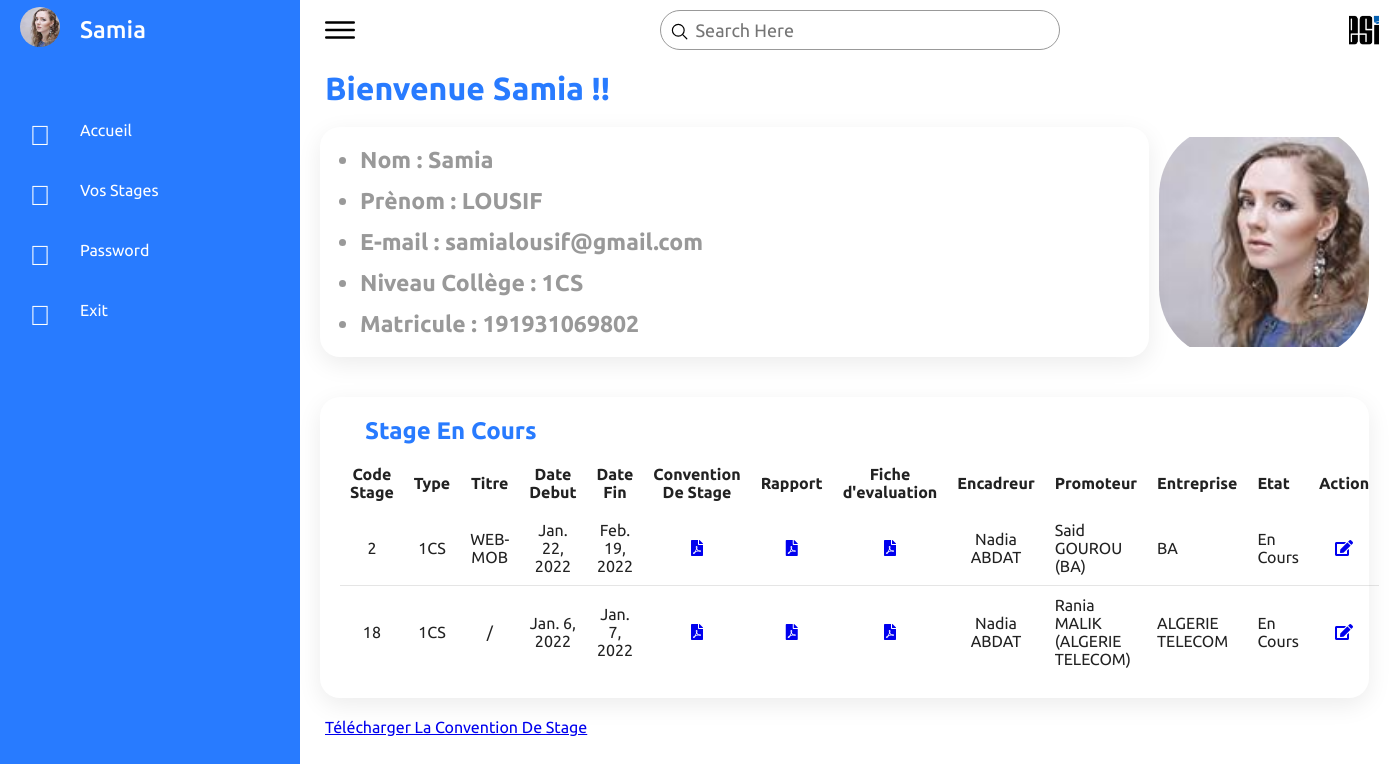
Page /studenthome/ (signed in) on the committed database.
### GestionStages/models.py (models this page shows, shortened)
class Student(models.Model):
    YEAR_IN_COLLEGE_CHOICES = [
        ('1CPI','1CPI'),
        ('2CPI','2CPI'),
        ('1CS','1CS'),
        ('2CS','2CS'),
        ('3CS','3CS'),
    ]
    user         = models.OneToOneField(User,null=True, on_delete=models.CASCADE,unique=TRUE)
    name         = models.CharField(max_length=190)
    surname      = models.CharField(max_length=190)
    datebirth    = models.DateField(null=False)
    placebirth   = models.CharField(max_length=190)
    matricule    = models.CharField(max_length=190,unique=True)
    email        = models.EmailField(max_length=190)
    phone        = models.CharField(max_length=10)
    collegelevel = models.CharField(max_length=4, choices=YEAR_IN_COLLEGE_CHOICES)
    photo        = models.ImageField(upload_to = 'images/' ,default='images/user.png',null=True)
    date_created = models.DateTimeField(auto_now_add=True, null=True)

class Stage(models.Model):
    STATUS_CHOICES = [
        ('En Cours','En Cours'),
        ('Annulé','Annulé'),
        ('Validé','Validé'),
        ('Délai Non Respecté','Délai Non Respecté'),
    ]
    type         = models.CharField(max_length=190,null=False)
    titre        = models.CharField(max_length=4000)
    description  = models.TextField(max_length=4000)
    datedeb      = models.DateField(null=False)
    datefin      = models.DateField(null=False)
    convention   = models.FileField(upload_to = 'files/' ,null=True,blank=True)  # all
    rapport      = models.FileField(upload_to = 'files/' ,null=True,blank=True)  # all
    fichesuiv1   = models.FileField(upload_to = 'files/' ,null=True,blank=True)  #for 1CS & 3CS
    fichesuiv2   = models.FileField(upload_to = 'files/' ,null=True,blank=True)  # 3CS
    fichesuiv3   = models.FileField(upload_to = 'files/' ,null=True,blank=True)  # 3CS
    teacher      = models.ForeignKey(Teacher, on_delete=models.CASCADE,null=True,blank=True) # for 1CS & 3CS
    promoter     = models.ForeignKey(Promoter, on_delete=models.CASCADE,null=True,blank=True) # for all
    company      = models.ForeignKey(Company, on_delete=models.CASCADE) # for all
    students     = models.ManyToManyField(Student) # for all
    status       = models.CharField(max_length=190,choices=STATUS_CHOICES,default='inprogress')
    date_created = models.DateTimeField(auto_now_add=True, null=True)

class Teacher(models.Model):
    user         = models.OneToOneField(User,null=True, on_delete=models.CASCADE,unique=TRUE)
    name         = models.CharField(max_length=190)
    surname      = models.CharField(max_length=190)
    email        = models.EmailField(max_length=190)
    phone        = models.CharField(max_length=10)
    photo        = models.ImageField(upload_to = 'images/' ,default='images/user.png',null=True)
    date_created = models.DateTimeField(auto_now_add=True, null=True)
    def __str__(self):
        return (self.name + ' ' + self.surname)

class Promoter(models.Model):
    name         = models.CharField(max_length=190)
    surname      = models.CharField(max_length=190)
    email        = models.EmailField(max_length=190)
    phone        = models.CharField(max_length=10)
    company      = models.ForeignKey(Company, on_delete=models.CASCADE)
    date_created = models.DateTimeField(auto_now_add=True, null=True)
    def __str__(self):
        return (self.name + ' ' + self.surname + ' ' + '(' + self.company.name + ')')

class Company(models.Model):
    LEGAL_STATUS_CHOICES = [
        ('Publique','Publique'),
        ('Privée','Privée'),
        ('Semi-Publique','Semi-Publique'),
    ]
    name         = models.CharField(max_length=190,unique=True)
    address      = models.CharField(max_length=190,null=True,blank=True)
    email        = models.EmailField(max_length=190)
    phone        = models.CharField(max_length=10)
    fax          = models.CharField(max_length=100,null=True,blank=True)
    legalstatus  = models.CharField(max_length=15, choices=LEGAL_STATUS_CHOICES,null=True,blank=True)
    website      = models.CharField(max_length=190,null=True,blank=True)
    date_created = models.DateTimeField(auto_now_add=True, null=True)
    def __str__(self):
        return (self.name)

### GestionStages/decorators.py (the view)
        def wrapper_func(request , *args,**kwargs):
            group = None
            if request.user.groups.exists():
               group =  request.user.groups.all()[0].name
            if group == 'student':
               return view_func(request , *args,**kwargs)
            else:
                if group == 'admin':
                    return redirect('home')
                else:
                    if group == 'teacher':
                        return redirect('teacherhome')

### GestionStages/views.py (called while the page is built)
@login_required(login_url='login')
@forstudent(allowedGroups=['student'])
def studenthome(request):
    stages = Stage.objects.all()
    context = {
        'stages' : stages,
    }
    return render(request , 'studenthome.html',context)

### GestionStages/templates/studenthome.html
{% extends 'studentmain.html' %}
{% load static %}
{% block content%}
<div class="main">
    {% include 'topbar.html' %}
    <h1 style="color: #287bff; margin-left:25px; margin-top:10px">Bienvenue {{request.user.student.name}} !!</h1>
    <div class="studenthome">
        <div  class="cartestudent">
            <ul>
                <li>Nom : {{request.user.student.name}}</li>
                <li>Prènom : {{request.user.student.surname}}</li>
                <li>E-mail :  {{request.user.student.email}}</li>
                <li>Niveau Collège :  {{request.user.student.collegelevel}}</li>
                <li>Matricule :  {{request.user.student.matricule}}</li>
            </ul>
        </div>
        <div  class="photostudent">
            <img  src="/media/{{request.user.student.photo}}"></img>
        </div>
    </div>
    <div class="studentspage">
        <div class="students">
            <h2 style="color: #287bff; margin-left:25px;">Stage En Cours</h2>
            <table>
                <thead>
                    <tr>
                        <td>Code Stage</td>
                        <td>Type</td>
                        <td>Titre</td>
                        <td>Date Debut</td>
                        <td>Date Fin</td>
                        <td>Convention De Stage</td>
                        <td>Rapport</td>
                        {% if request.user.student.collegelevel == '1CS' %}
                        <td>Fiche d'evaluation</td>
                        <td>Encadreur</td>
                        {% elif  request.user.student.collegelevel == '3CS' %}
                        <td>Fiche 1</td>
                        <td>Fiche 2</td>
                        <td>Fiche 3</td>
                        <td>Encadreur</td>
                        {% endif %}
                        <td>Promoteur</td>
                        <td>Entreprise</td>
                        <td>Etat</td>
                        <td>Action</td>
                    </tr>
                </thead>
                <tbody>
                    {% for stage in stages %}
                        {% for student in stage.students.all  %}
                            {% if student.id == request.user.student.id   and stage.type == request.user.student.collegelevel and stage.status == 'En Cours'  %}
                    <tr>
                        <td>{{stage.id}}</td>
                        <td>{{stage.type}}</td>
                        <td>{{stage.titre}}</td>
                        <td>{{stage.datedeb}}</td>
                        <td>{{stage.datefin}}</td>
                        <td><a href="{% url 'pdf_view' stage.id  0 %}"><i class="fas fa-file-pdf"></i></a></td>
                        <td><a href="{% url 'pdf_view' stage.id  1 %}"><i class="fas fa-file-pdf"></i></a></td>
                        {% if request.user.student.collegelevel == '1CS' %}
                        <td><a href="{% url 'pdf_view' stage.id  2 %}"><i class="fas fa-file-pdf"></i></a></td>
                        <td>{{stage.teacher}}</td>
                        {% elif  request.user.student.collegelevel == '3CS' %}
                        <td><a href="{% url 'pdf_view' stage.id  2 %}"><i class="fas fa-file-pdf"></i></a></td>
                        <td><a href="{% url 'pdf_view' stage.id  3 %}"><i class="fas fa-file-pdf"></i></a></td>
                        <td><a href="{% url 'pdf_view' stage.id  4 %}"><i class="fas fa-file-pdf"></i></a></td>
                        <td>{{stage.teacher}}</td>
                        {% endif %}
                        <td>{{stage.promoter}}</td>
                        <td>{{stage.company}}</td>
                        <td>{{stage.status}}</td>
                        <td>
                            <a href="{% url 'validstage' stage.id %}"><i class="fas fa-edit" style="color:gris;"></i></a>
                        </td>
                    </tr>
                    {% endif %}
                    {% endfor %}
                    {% endfor %}
                </tbody>
            </table>
        </div>
    </div>
    <a style="margin-left:25px;" href="{% url 'render_pdf_view' request.user.username %}">Télécharger La Convention De Stage</a>
</div>
{% endblock %}

### GestionStages/templates/studentmain.html (shortened to what this page needs)
{% load static %}
<!DOCTYPE html>
<html>
    <head>
        <link rel="stylesheet" href="https://pro.fontawesome.com/releases/v5.10.0/css/all.css"/>
        <link rel="stylesheet" type="text/css" href="{% static '/css/style.css/' %}">
        <link rel="stylesheet" href="https://cdn.jsdelivr.net/npm/flatpickr/dist/flatpickr.min.css">
        <link rel="stylesheet" href="https://cdnjs.cloudflare.com/ajax/libs/font-awesome/5.15.3/css/all.min.css"/>
    </head>
    <body>
        <div class="container">
            {% include 'studentmenu.html' %}
            {% block content%}
            {% endblock %}
        </div>
    </body>
</html>

### GestionStages/templates/studentmenu.html
{% load static %}
<div class="navigation">
    <ul>
        <li>
            <a href="{% url 'changephoto' request.user.student.id 2 %}">
                <span class="icon"><img  src="/media/{{request.user.student.photo}}"></img></span>
                <span class="title" style="font-size: 1.5em;font-weight: 500;">{{request.user.student.name}}</span>
            </a>
        </li>
        <li class="">
            <a href="{% url 'studenthome' %}">
                <span class="icon"><span style="font-size: 1.75em;"><i class="fal fa-home"></i></span></span>
                <span class="title">Accueil</span>
            </a>
        </li>
        <li class="">
            <a href="{% url 'vosstages' %}">
                <span class="icon"><span style="font-size: 1.75em;"><i class="fal fa-copy"></i></span></span>
                <span class="title">Vos Stages</span>
            </a>
        </li>
        <li class="#">
            <a href="{% url 'password' request.user.id %}">
                <span class="icon"><span style="font-size: 1.75em;"><i class="fal fa-key"></i></span></span>
                <span class="title">Password</span>
            </a>
        </li>
        <li class="#">
            <a href="{% url 'logout' %}">
                <span class="icon"><span style="font-size: 1.75em;"><i class="fal fa-sign-out-alt"></i></span></span>
                <span class="title">Exit</span>
            </a>
        </li>
    </ul>
</div>

### GestionStages/templates/topbar.html
{% load static %}
<div class="topbar">
    <div class="toggle">
        <ion-icon name="menu-outline"></ion-icon>
    </div>
    <div class="search">
        <label>
            <input type="text" placeholder="Search Here">
            <ion-icon name="search-outline"></ion-icon>
        </label>
    </div>
    <div class="user">
        <img src="{% static '/images/esi.png' %}">
    </div>
</div>

### rows in the picture
Stage: id "2", type "1CS", titre "WEB-MOB", datedeb "Jan. 22, 2022", datefin "Feb. 19, 2022", teacher "Nadia ABDAT", promoter "Said GOUROU (BA)", company "BA", status "En Cours"
Stage: id "18", type "1CS", titre "/", datedeb "Jan. 6, 2022", datefin "Jan. 7, 2022", teacher "Nadia ABDAT", promoter "Rania MALIK (ALGERIE TELECOM)", company "ALGERIE TELECOM", status "En Cours"

### other values in the picture
{{ request.user.student.name }} "Samia"
{{ request.user.student.surname }} "LOUSIF"
{{ request.user.student.email }} "samialousif@gmail.com"
{{ request.user.student.collegelevel }} "1CS"
{{ request.user.student.matricule }} "191931069802"
